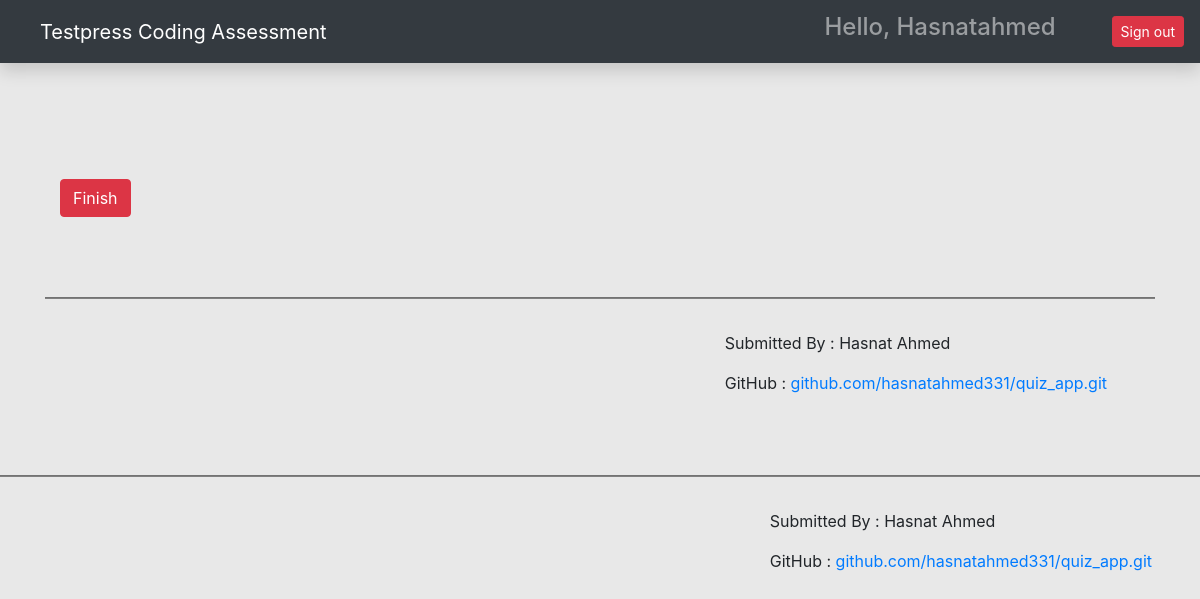
/category/3/ (signed in), run on an earlier commit of the app's database.
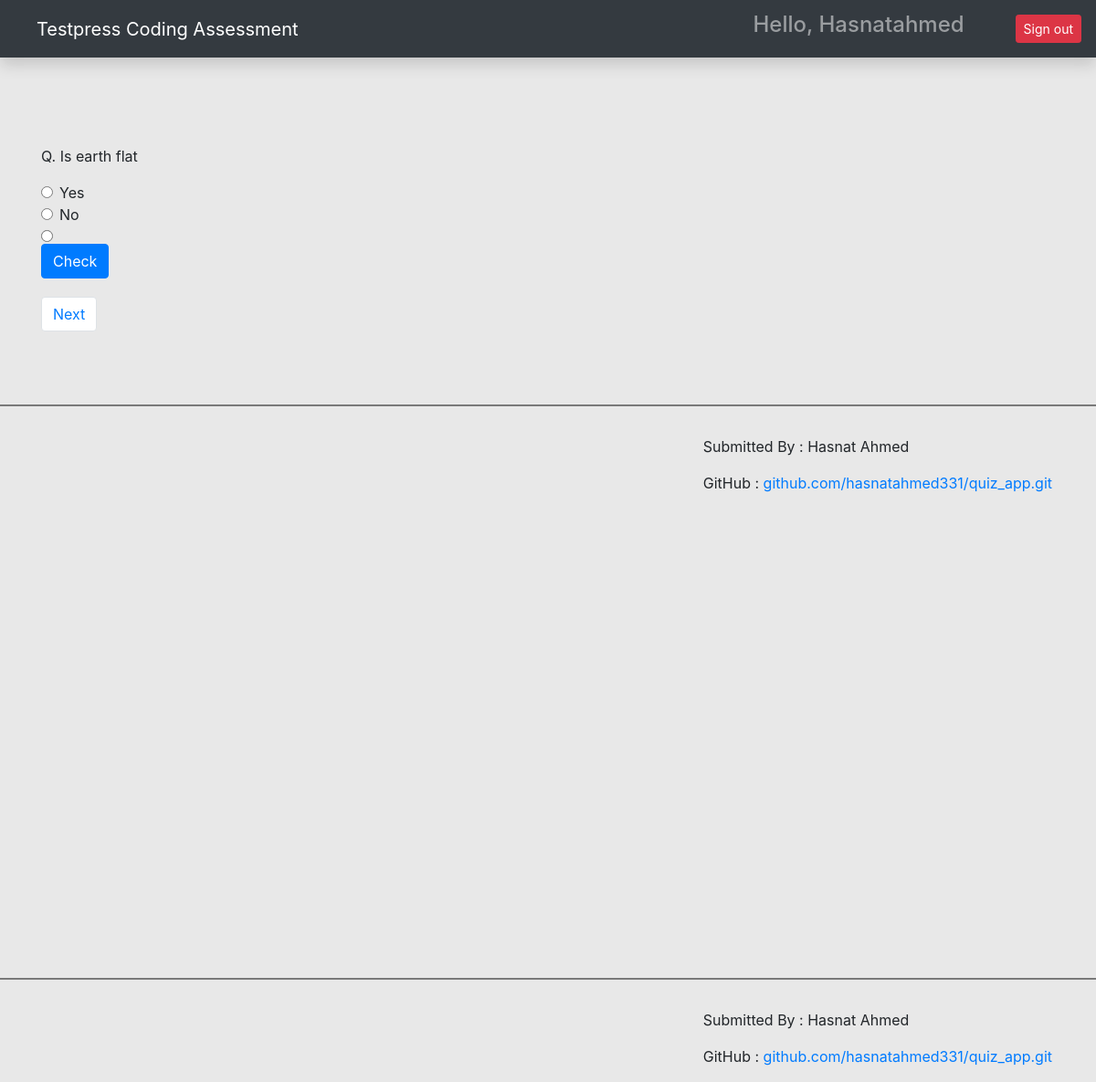
And on a later commit of the database.
### main/models.py (models this page shows, shortened)
class Question(models.Model):
    choice = models.ForeignKey(Category, on_delete=models.CASCADE)
    question = models.CharField(max_length=250)
    answer = models.CharField(max_length=100)
    option_one = models.CharField(max_length=100)
    option_two = models.CharField(max_length=100)
    option_three = models.CharField(max_length=100, blank=True)
    option_four = models.CharField(max_length=100, blank=True)
    created_at = models.DateTimeField(auto_now_add=True)
    updated_at = models.DateTimeField(auto_now=True)

### main/views.py (the view, shortened to what this page needs)
# urls.py: path('category/<int:pk>/', take_quiz, name='take_quiz'),
@login_required(login_url='/login/')
def take_quiz(request, pk):
    questions = Question.objects.filter(choice=pk).order_by('-created_at')
    paginator = Paginator(questions,1)
    page_number = request.GET.get('page')
    page_obj = Paginator.get_page(paginator, page_number)
    context = {'questions': questions, 'page_obj': page_obj,}
    if request.method == 'GET':
        request.session['previous_page'] = request.path_info + "?page=" + request.GET.get("page", '1')
        return render(request, 'quiz.html', context)

### main/templates/quiz.html (shortened to what this page needs)
{% extends 'base.html' %}
{% load static %}
{% block content %}
<div id="section1">
<div class="container mt-5 pt-5">
{% for question in page_obj %}
<form action="" method="post">
  <p>Q. {{question.question}}</p>
  <div class="form-check">
  <input class="form-check-input" type="radio" name="option" id="option_one" value="{{question.option_one}}">
    {{question.option_one}}
</div>
<div class="form-check">
  <input class="form-check-input" type="radio" name="option" id="option_two" value="{{question.option_two}}">
    {{question.option_two}}
</div>
<div class="form-check">
  <input class="form-check-input" type="radio" name="option" id="option_three" value="{{question.option_three}}">
</div>
<div class="form-check lower-radio">
  <input class="form-check-input" type="radio" name="option" id="option_four" value="{{question.option_four}}">
</div>
  <input class="btn btn-primary check-btn" type="submit" value="Check" id="check" onclick="displayRadioValue();"/>
</form>
</div>
{% endfor %}
<div class="container">
  <div class="pagination-btns">
    <ol class="pagination align-right mr-auto">
    {% if page_obj.has_next %}
      <li class="page-item">
        <a id="next-btn" class="page-link btn btn-success" href="?page={{ page_obj.next_page_number }}" onclick="handleNext(event)"  >Next</a>
      </li>
      {% endif %}
        <li class="page-item">
          <input type="button" class="btn btn-danger" id="finish-btn" value="Finish">
        </li>
    </ol>
</div>
</div>
    <br><br>
<hr style="height:1px;color:gray;background-color:gray;">
<footer class="mr-lg-5 mt-3" style="float:right;">
  <p>Submitted By : Hasnat Ahmed</p>
  <p>GitHub : <a href="https://github.com/hasnatahmed331/quiz_app.git" target=_blank>github.com/hasnatahmed331/quiz_app.git</a></p>
</footer>
</div>
      <br><br><br><br><br><br>
<hr style="height:1px;color:gray;background-color:gray;">
<footer class="mr-lg-5 mt-3" style="float:right;">
  <p>Submitted By : Hasnat Ahmed</p>
  <p>GitHub : <a href="https://github.com/hasnatahmed331/quiz_app.git" target=_blank>github.com/hasnatahmed331/quiz_app.git</a></p>
</footer>
</div>
{% endblock content %}

What changed in the data, as far as the page shows it:
added Question: question "Is earth flat", option_one "Yes", option_two "No"
Also different on the page:
form field value: "Finish" → (not shown)
text now shown: "Next"
